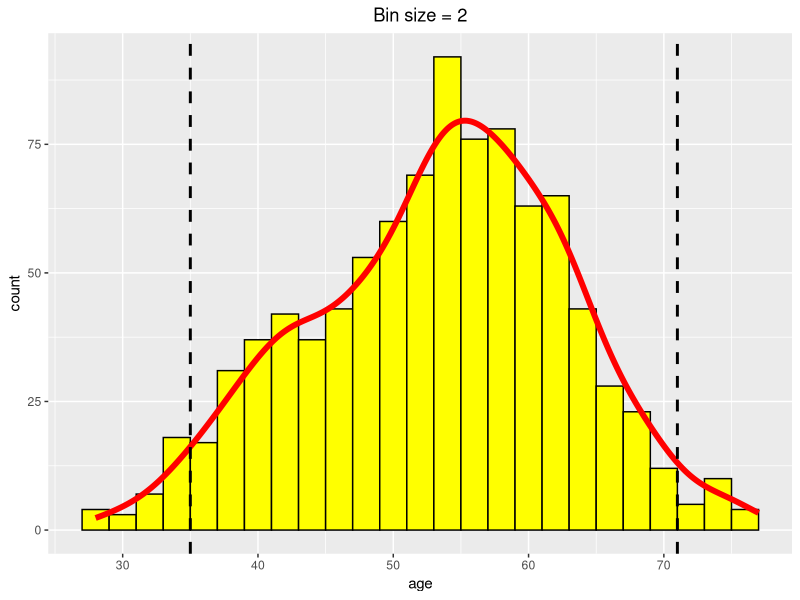
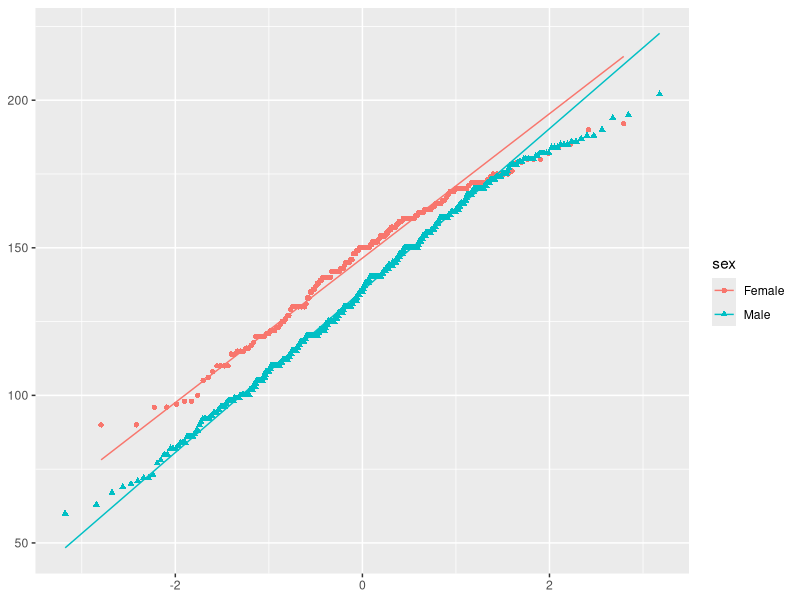
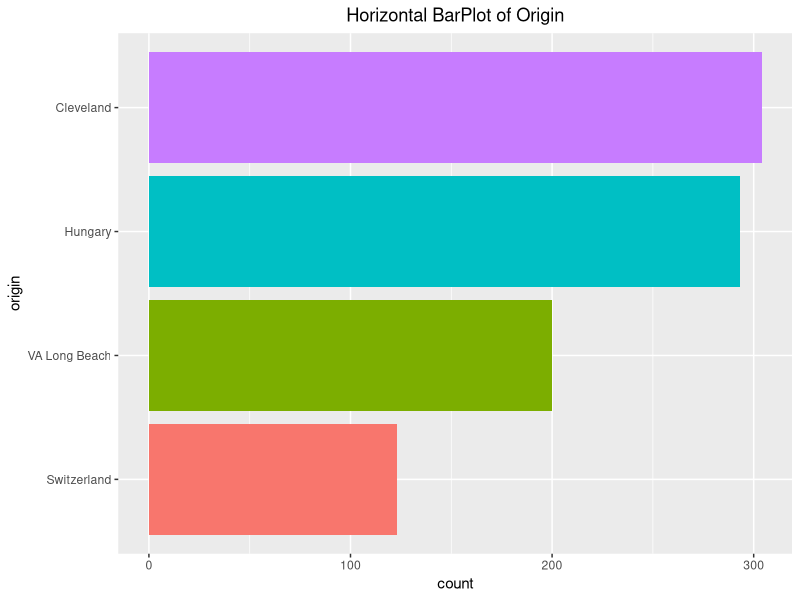
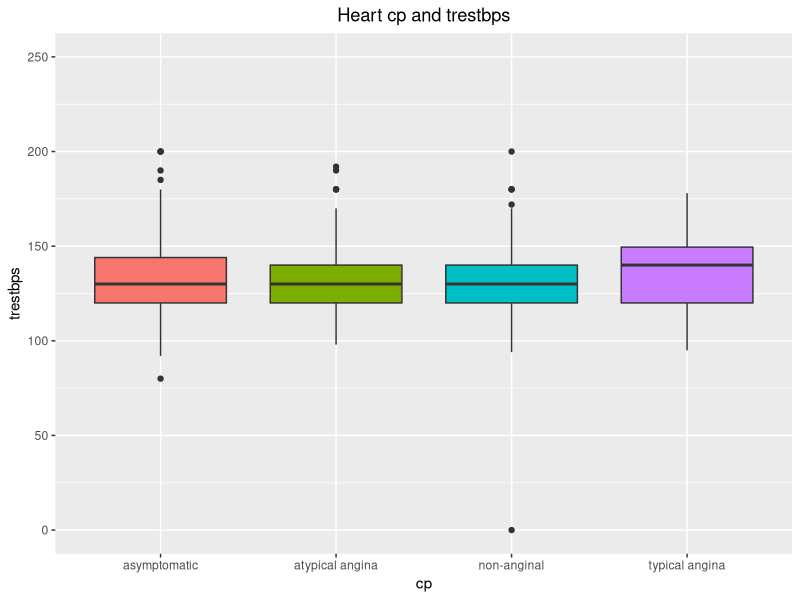

Here is the R script that generated these plots, in order: (Note: this script raises an error after producing the figures.)
################################################################################
################################################################################

# question 9

# first load the dataset:

setwd("D:\\university\\semester 1\\statistical inference\\hw\\hw2")

df <- read.csv(file='Heart.csv')
head(df)

# then, we import some package:

library(ggplot2)

# then, we will go to each section in depth.

################################################################################

# question 9 - part (a):

quantile1 <- quantile(df$age, probs=0.025)
quantile1

quantile2 <- quantile(df$age, probs=0.975)
quantile2

ggplot(data=df, aes(x=age)) +
    geom_histogram(aes(y=..count..), color='black', fill="yellow", binwidth=2) +
    ggtitle("Bin size = 2") +
    theme(plot.title=element_text(hjust=0.5)) +
    geom_density(aes(y=..density.. * (nrow(df) * 2)), lwd=2, color='red') +
    geom_vline(xintercept=quantile1, color="black", linetype="dashed", size=1) +
    geom_vline(xintercept=quantile2, color="black", linetype="dashed", size=1)

################################################################################

################################################################################

# question 9 - part (b):

ggplot(df, aes(sample=thalch, shape=sex, color=sex)) +
    stat_qq() +
    stat_qq_line() +
    theme(axis.title.x=element_blank(),
          axis.title.y=element_blank())

################################################################################

################################################################################

# question 9 - part (c):

df <- within(df, origin <- factor(origin,
                                  levels=names(sort(table(origin), decreasing=FALSE))))

ggplot(df, aes(x=origin,fill=origin)) +
    geom_bar(stat="count") +
    ggtitle("Horizontal BarPlot of Origin") +
    theme(plot.title=element_text(hjust=0.5)) +
    theme(legend.position="none") +
    coord_flip()

################################################################################

################################################################################

# question 9 - part (d):

ggplot(df, aes(x=cp, y=trestbps, fill=cp))+
    geom_boxplot() +
    ggtitle("Heart cp and trestbps") +
    theme(legend.position="none") +
    theme(plot.title=element_text(hjust=0.5)) +
    ylim(0, 250)

################################################################################

################################################################################

# question 9 - part (e):

df_new <- df[!is.na(df$restecg),]
df_new <- df_new[!is.na(df_new$exang),]

df_new %>% group_by(restecg, exang) %>%
    summarise(count=n()) %>%
    mutate(cut.count=sum(count), prop=count / sum(count)) %>%
    ungroup() %>%
    ggplot(aes(x=restecg, y=prop, width=cut.count, fill=exang)) +
    geom_bar(stat="identity", position="fill", colour="black") +
    geom_text(aes(label=scales::percent(prop)), position=position_stack(vjust=0.5)) + # if labels are desired
    facet_grid(~restecg, scales="free_x", space="free_x")+
    theme(strip.background=element_blank(), strip.text=element_blank())

################################################################################

################################################################################
################################################################################
